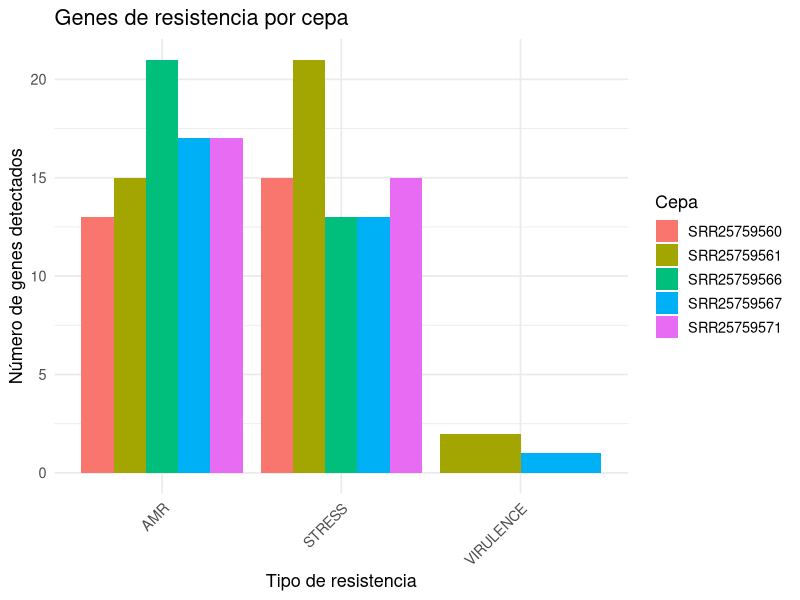

The R script that drew this image:
library(tidyverse)

# Cargar los datos
amr <- read_tsv("amrfinder_resumen.tsv")

# Filtrar las filas con NA
amr_filtrado <- amr %>%
  filter(!is.na(Type))   

# Agrupar por tipo de resistencia y cepa
genes_por_clase_cepa <- amr_filtrado %>%
  group_by(Type, Isolate) %>%
  summarise(N_genes = n(), .groups = "drop")

# Gráfico: eje x = tipo de resistencia, color = cepa
ggplot(genes_por_clase_cepa, aes(x = Type, y = N_genes, fill = Isolate)) +
  geom_bar(stat = "identity", position = "dodge") +
  theme_minimal(base_size = 13) +
  labs(title = "Genes de resistencia por cepa",
       x = "Tipo de resistencia",
       y = "Número de genes detectados",
       fill = "Cepa") +
  theme(axis.text.x = element_text(angle = 45, hjust = 1))
